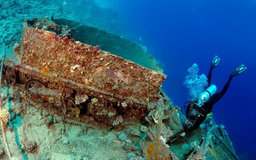
#> input picture Underwater Image Enhancement/RGHS/InputImages/2_img_.png, 256 x 160 px, shrunk from 1280 x 799 before the run, found by its file name; its folder holds only this picture in this run
$ python main_no_Sat.py
#> lines starting #> are read from the running program, lines starting #| are printed output that depends on the picture; long printed decimals are rounded
### EnhancementofUnderwaterImages/getTransmissionMap.py
import numpy as np
def getMinChannel(img,AtomsphericLight):
    imgGrayNormalization = np.zeros((img.shape[0], img.shape[1]), dtype=np.float16)
    for i in range(0, img.shape[0]):
        for j in range(0, img.shape[1]):
            localMin = 1
            for k in range(0, 3):
                # print('AtomsphericLight[k]',AtomsphericLight[k])  -> to get the values of atmospheric light
                imgNormalization = img.item((i, j, k)) / AtomsphericLight[k]
                if imgNormalization < localMin:
                    localMin = imgNormalization
            imgGrayNormalization[i, j] = localMin
    # print('imgGrayNormalization',imgGrayNormalization)
    # print('np.max(imgGrayNormalization)',np.max(imgGrayNormalization))
    return imgGrayNormalization

def getTransmission(img,AtomsphericLight ,blockSize):
    img = np.float16(img)
    img = getMinChannel(img,AtomsphericLight)
    AtomsphericLight = AtomsphericLight / 255.0
    addSize = int((blockSize - 1) / 2)
    newHeight = img.shape[0] + blockSize - 1
    newWidth = img.shape[1] + blockSize - 1
    imgMiddle = np.zeros((newHeight, newWidth))
    imgMiddle[:, :] = 1
    imgMiddle[addSize:newHeight - addSize, addSize:newWidth - addSize] = img
    imgDark = np.zeros((img.shape[0], img.shape[1]))
    localMin = 1
    for i in range(addSize, newHeight - addSize):
        for j in range(addSize, newWidth - addSize):
            localMin = 1
            for k in range(i - addSize, i + addSize + 1):
                for l in range(j - addSize, j + addSize + 1):
                    if imgMiddle.item((k, l)) < localMin:
                        localMin = imgMiddle.item((k, l))
            imgDark[i - addSize, j - addSize] = localMin
        transmission = (1 - imgDark) / (1 - 0.1 / np.max(AtomsphericLight))
    transmission = np.clip(transmission, 0.1, 0.9)
    return transmission

### EnhancementofUnderwaterImages/depthMapEstimation.py

import numpy as np

def depthMap(img):

    theta_0 = 0.51157954
    theta_1 = 0.50516165
    theta_2 = -0.90511117
    img = img / 255.0
    b = img[:, :, 0]
    g = img[:, :, 1]
    r = img[:, :, 2]
    x_1 = np.maximum(g, b)
    x_2 = r

    Deptmap = theta_0 + theta_1 * x_1 + theta_2 * x_2

    return Deptmap

### EnhancementofUnderwaterImages/DepthMap_RTM.py
from depthMapEstimation import depthMap
from depthMin import minDepth


def Depth_TM(img, AtomsphericLight):

    DepthMap = depthMap(img)
    t0, t1 = 0.05, 0.95
    DepthMap = DepthMap.clip(t0, t1)
    d_0 = minDepth(img, AtomsphericLight)

    d_f = 8 * (DepthMap + d_0)
    TM_R_modified = 0.85 ** d_f
    return TM_R_modified

### EnhancementofUnderwaterImages/depthMin.py
import numpy as np
import math


def  minDepth(img, BL):
    img = img/255.0
    BL = BL/255.0
    Max = []
    img = np.float32(img)
    for i in range(0,3):
        Max_Abs =  np.absolute(img[i] - BL[i])
        Max_I = np.max(Max_Abs)
        Max_B = np.max([BL[i],(1 -BL[i])])
        temp  = Max_I / Max_B
        Max.append(temp)
    K_b = np.max(Max)
    min_depth = 1 - K_b

    return min_depth

### EnhancementofUnderwaterImages/Saturation_Max.py
import numpy as np


def Sat_max(img):
    height = len(img)
    width = len(img[0])
    # print('img[0,0,:]',img[0,0,:])
    Sat = np.zeros((height,width ))
    for i in range(0, img.shape[0]):
        for j in range(0, img.shape[1]):
            if(np.max(img[i,j,:]) == 0):
                Sat[i,j] = 1
            else:
                Sat[i, j] = (np.max(img[i,j,:]) - np.min(img[i,j,:]))/np.max(img[i,j,:])
    Sat = 1 - Sat

    # lamba = 1 - np.mean(Sat)
    lamba = 1
    Sat = Sat * lamba
    return Sat

### EnhancementofUnderwaterImages/global_histogram_stretching.py
import os
import datetime
import math
import numpy as np
from scipy import stats
import cv2
pi = math.pi
e = math.e

def global_stretching_depth(img_L):
    height = len(img_L)
    width = len(img_L[0])
    length = height * width
    R_rray = []
    for i in range(height):
        for j in range(width):
            R_rray.append(img_L[i][j])
    R_rray.sort()
    I_min = R_rray[int(length / 1000)]
    I_max = R_rray[-int(length / 1000)]
    print('I_min',I_min)
    print('I_max',I_max)
    array_Global_histogram_stretching_L = np.zeros((height, width))
    for i in range(0, height):
        for j in range(0, width):
            if img_L[i][j] < I_min:
                p_out = img_L[i][j]
                array_Global_histogram_stretching_L[i][j] = 0.2
            elif (img_L[i][j] > I_max):
                p_out = img_L[i][j]
                array_Global_histogram_stretching_L[i][j] = 0.9
            else:
                p_out = (img_L[i][j] - I_min) * ((0.9-0.2) / (I_max - I_min))+ 0.2
                array_Global_histogram_stretching_L[i][j] = p_out
    return (array_Global_histogram_stretching_L)

def stretching(sceneRadiance,height, width):

    r_array_Global_histogram_stretching = global_stretching_depth(sceneRadiance)
    sceneRadiance = r_array_Global_histogram_stretching
    return sceneRadiance

### EnhancementofUnderwaterImages/getGBTransmission.py
import numpy as np
import math

def getGBTransmissionESt(transmissionR,AtomsphericLightTM):
    depth_map = np.zeros(transmissionR.shape)
    for i in range(0,transmissionR.shape[0]):
        for j in range(0, transmissionR.shape[1]):
            depth_map[i,j]  = math.log(transmissionR[i,j],0.82)
            # [4 lines of commented-out code are left out]


    transmissionG = 0.93 ** depth_map
    transmissionB = 0.95 ** depth_map
    # [10 lines of commented-out code are left out]
    return transmissionB,transmissionG,depth_map

# [11 lines of commented-out code are left out]

### EnhancementofUnderwaterImages/GuidedFilter.py
# -*- coding: utf-8 -*-
import numpy as np
import cv2

class GuidedFilter:

    def __init__(self, I, radius, epsilon):

        self._radius = 2 * radius + 1
        self._epsilon = epsilon
        self._I = self._toFloatImg(I)
        self._initFilter()
        # print('radius',self._radius)
        # print('epsilon',self._epsilon)

    def _toFloatImg(self, img):
        if img.dtype == np.float32:
            return img
        return ( 1.0 / 255.0 ) * np.float32(img)

    def _initFilter(self):
        I = self._I
        r = self._radius
        eps = self._epsilon

        Ir, Ig, Ib = I[:, :, 0], I[:, :, 1], I[:, :, 2]

        self._Ir_mean = cv2.blur(Ir, (r, r))
        self._Ig_mean = cv2.blur(Ig, (r, r))
        self._Ib_mean = cv2.blur(Ib, (r, r))

        Irr_var = cv2.blur(Ir ** 2, (r, r)) - self._Ir_mean ** 2 + eps
        Irg_var = cv2.blur(Ir * Ig, (r, r)) - self._Ir_mean * self._Ig_mean
        Irb_var = cv2.blur(Ir * Ib, (r, r)) - self._Ir_mean * self._Ib_mean
        Igg_var = cv2.blur(Ig * Ig, (r, r)) - self._Ig_mean * self._Ig_mean + eps
        Igb_var = cv2.blur(Ig * Ib, (r, r)) - self._Ig_mean * self._Ib_mean
        Ibb_var = cv2.blur(Ib * Ib, (r, r)) - self._Ib_mean * self._Ib_mean + eps

        Irr_inv = Igg_var * Ibb_var - Igb_var * Igb_var
        Irg_inv = Igb_var * Irb_var - Irg_var * Ibb_var
        Irb_inv = Irg_var * Igb_var - Igg_var * Irb_var
        Igg_inv = Irr_var * Ibb_var - Irb_var * Irb_var
        Igb_inv = Irb_var * Irg_var - Irr_var * Igb_var
        Ibb_inv = Irr_var * Igg_var - Irg_var * Irg_var

        I_cov = Irr_inv * Irr_var + Irg_inv * Irg_var + Irb_inv * Irb_var
        Irr_inv /= I_cov
        Irg_inv /= I_cov
        Irb_inv /= I_cov
        Igg_inv /= I_cov
        Igb_inv /= I_cov
        Ibb_inv /= I_cov

        self._Irr_inv = Irr_inv
        self._Irg_inv = Irg_inv
        self._Irb_inv = Irb_inv
        self._Igg_inv = Igg_inv
        self._Igb_inv = Igb_inv
        self._Ibb_inv = Ibb_inv

    def _computeCoefficients(self, p):
        r = self._radius
        I = self._I
        Ir, Ig, Ib = I[:, :, 0], I[:, :, 1], I[:, :, 2]

        p_mean = cv2.blur(p, (r, r))
        Ipr_mean = cv2.blur(Ir * p, (r, r))
        Ipg_mean = cv2.blur(Ig * p, (r, r))
        Ipb_mean = cv2.blur(Ib * p, (r, r))
        Ipr_cov = Ipr_mean - self._Ir_mean * p_mean
        Ipg_cov = Ipg_mean - self._Ig_mean * p_mean
        Ipb_cov = Ipb_mean - self._Ib_mean * p_mean

        ar = self._Irr_inv * Ipr_cov + self._Irg_inv * Ipg_cov + self._Irb_inv * Ipb_cov
        ag = self._Irg_inv * Ipr_cov + self._Igg_inv * Ipg_cov + self._Igb_inv * Ipb_cov
        ab = self._Irb_inv * Ipr_cov + self._Igb_inv * Ipg_cov + self._Ibb_inv * Ipb_cov

        b = p_mean - ar * self._Ir_mean - ag * self._Ig_mean - ab * self._Ib_mean

        ar_mean = cv2.blur(ar, (r, r))
        ag_mean = cv2.blur(ag, (r, r))
        ab_mean = cv2.blur(ab, (r, r))
        b_mean = cv2.blur(b, (r, r))
        return ar_mean, ag_mean, ab_mean, b_mean

    def _computeOutput(self, ab, I):

        ar_mean, ag_mean, ab_mean, b_mean = ab
        Ir, Ig, Ib = I[:, :, 0], I[:, :, 1], I[:, :, 2]
        q = ar_mean * Ir + ag_mean * Ig + ab_mean * Ib + b_mean
        return q

    def filter(self, p):

        p_32F = self._toFloatImg(p)
        ab = self._computeCoefficients(p)
        return self._computeOutput(ab, self._I)

### EnhancementofUnderwaterImages/sceneRadiance.py
import numpy as np

def sceneRadianceRGB(img, transmission, AtomsphericLight):
    sceneRadiance = np.zeros(img.shape)
    img = np.float32(img)
    for i in range(0, 3):
        sceneRadiance[:, :, i] = (img[:, :, i] - AtomsphericLight[i]) / transmission[:, :, i]  + AtomsphericLight[i]
        # Transmission level 0-255
    sceneRadiance = np.clip(sceneRadiance, 0, 255)
    sceneRadiance = np.uint8(sceneRadiance)
    return sceneRadiance

### EnhancementofUnderwaterImages/ColorCorrect.py
import os
import numpy as np
import datetime
import cv2
import natsort

np.seterr(over='ignore')
# [2 lines that do not run on import are left out]

def color_correction(r,u_r,u_ref,L2):
    L1 = np.max(r)
    gainFactor = L1 * (u_r/ u_ref) +L2
    Out = r / gainFactor
    return Out

def OptimalParameter(sceneRadiance):
    img = np.float64(sceneRadiance / 255)
    b, g, r = cv2.split(img)

    u_r = np.sum(r)
    u_g = np.sum(g)
    u_b = np.sum(b)
    u_ref = (u_r ** 2 + u_g ** 2 + u_b ** 2) ** 0.5
    L2 = 0.25
    r = color_correction(r, u_r, u_ref, L2)
    g = color_correction(g, u_g, u_ref, L2)
    b = color_correction(b, u_b, u_ref, L2)

    sceneRadiance = np.zeros((img.shape), 'float64')
    sceneRadiance[:, :, 0] = b
    sceneRadiance[:, :, 1] = g
    sceneRadiance[:, :, 2] = r
    sceneRadiance = sceneRadiance * 255
    sceneRadiance = np.clip(sceneRadiance,0, 255)
    sceneRadiance = np.uint8(sceneRadiance)

    return sceneRadiance

### EnhancementofUnderwaterImages/getRefinedTransmission.py
import cv2
import numpy as np

from GuidedFilter import GuidedFilter


def  Refinedtransmission(transmissionB,transmissionG,transmissionR_Stretched,img):


    gimfiltR = 50  # Radius size of guided filter
    eps = 10 ** -3  # Epsilon value of guided filter

    guided_filter = GuidedFilter(img, gimfiltR, eps)
    transmissionR_Stretched = guided_filter.filter(transmissionR_Stretched)
    transmissionG = guided_filter.filter(transmissionG)
    transmissionB = guided_filter.filter(transmissionB)

    transmission = np.zeros(img.shape)
    transmission[:, :, 0] = transmissionB
    transmission[:, :, 1] = transmissionG
    transmission[:, :, 2] = transmissionR_Stretched
    transmission = np.clip(transmission,0.05, 0.95)

    return transmission

    # [7 lines of commented-out code are left out]

### EnhancementofUnderwaterImages/main_no_Sat.py
import os

import datetime
import numpy as np
import cv2
import natsort
from ColorCorrect import OptimalParameter
from DepthMap_RTM import Depth_TM
from Saturation_Max import Sat_max
from getGBTransmission import getGBTransmissionESt
from getRefinedTransmission import Refinedtransmission
from getTransmissionMap import getTransmission
from global_histogram_stretching import stretching
from sceneRadiance import sceneRadianceRGB

np.seterr(over='ignore')
if __name__ == '__main__':
    pass

starttime = datetime.datetime.now()

folder = "C:/Users/Administrator/Desktop/UnderwaterImageEnhancement/Physical/SMBLOTM"
path = folder + "/InputImages"
files = os.listdir(path)
files =  natsort.natsorted(files)

for i in range(len(files)):
    file = files[i]
    filepath = path + "/" + file
    prefix = file.split('.')[0]
    if os.path.isfile(filepath):
        print('********    file   ********',file)
        img = cv2.imread(folder +'/InputImages/' + file)
#> img is the input picture: shape (160, 256, 3); mean B, G, R 119.6, 96.7, 56.1
        blockSize = 9
        height = len(img)
#> height = 160
        width = len(img[0])
#> width = 256
        gimfiltR = 50  # 引导滤波时半径的大小
        eps = 10 ** -3  # 引导滤波时epsilon的值
        Nrer = [0.95, 0.93, 0.85]

        AtomsphericLight = np.zeros(3)
        AtomsphericLight[0] = (1.13 * np.mean(img[:, :, 0])) + 1.11 * np.std(img[:, :, 0]) - 25.6
        AtomsphericLight[1] = (1.13 * np.mean(img[:, :, 1])) + 1.11 * np.std(img[:, :, 1]) - 25.6
        AtomsphericLight[2] = 140 / (1 + 14.4 * np.exp(-0.034 * np.median(img[:, :, 2])))
        AtomsphericLight = np.clip(AtomsphericLight, 5, 250)
        print('AtomsphericLight', AtomsphericLight)
        # AtomsphericLight = np.array([76, 40, 35])
        # print('np.array([76, 40, 35])', AtomsphericLight)
        transmissionR = getTransmission(img, AtomsphericLight, blockSize)
#> after the loop in getMinChannel, `for i in range(0, img.shape[0]):`:
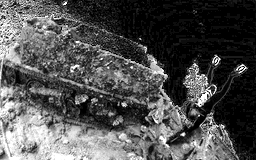
#> imgGrayNormalization: shape (160, 256) float16; min 0, max 1, mean 0.32
#> after the loop in getTransmission, `for i in range(addSize, newHeight - addSize):`:
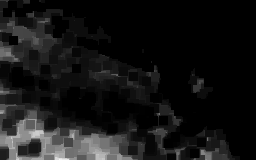
#> imgDark: shape (160, 256) float64; min 0, max 0.958, mean 0.0836
        TM_R_modified = Depth_TM(img, AtomsphericLight)
#> in depthMap, `Deptmap = theta_0 + theta_1 * x_1 + theta_2 * x_2`:
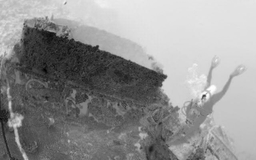
#> Deptmap: shape (160, 256) float64; min -0.00607, max 1.01, mean 0.575; drawn with min black and max white
#> the loop in minDepth, `for i in range(0,3):` made 3 passes
#> (Max_I, temp) on passes 1 to 3: (0.684, 1), (0.531, 1), (0.794, 0.856)
#> after the loop in minDepth, `for i in range(0,3):`: Max = [1, 1, 0.856]
#> in minDepth, `K_b = np.max(Max)`: K_b = 1
#> in minDepth, `min_depth = 1 - K_b`: min_depth = -8.67e-09
        TM_R_modified_Art = Sat_max(img)
#> in Sat_max, `height = len(img)`: height = 160
#> in Sat_max, `width = len(img[0])`: width = 256
#> after the loop in Sat_max, `for i in range(0, img.shape[0]):`:
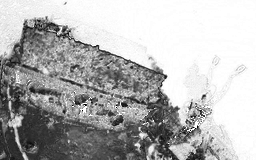
#> Sat: shape (160, 256) float64; min 0, max 1, mean 0.703
        transmissionR_new = np.copy(transmissionR)
        # [4 lines of commented-out code are left out]
        for i in range(0, img.shape[0]):
            for j in range(0, img.shape[1]):
                if(transmissionR_new[i, j] > TM_R_modified[i, j]):
                    transmissionR_new[i, j] = TM_R_modified[i, j]
                if(transmissionR_new[i, j] < TM_R_modified_Art[i, j]):
                    transmissionR_new[i, j] = TM_R_modified_Art[i, j]
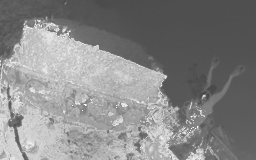
#> transmissionR_new: shape (160, 256) float64; min 0.291, max 1, mean 0.53

        transmissionR_Stretched = stretching(transmissionR_new, height, width)
#> in global_stretching_depth, `height = len(img_L)`: height = 160
#> in global_stretching_depth, `width = len(img_L[0])`: width = 256
#> in global_stretching_depth, `length = height * width`: length = 40960
#> after the loop in global_stretching_depth, `for i in range(height):`: R_rray = 40960 items
#> in global_stretching_depth, `I_min = R_rray[int(length / 1000)]`: I_min = 0.291
#> in global_stretching_depth, `I_max = R_rray[-int(length / 1000)]`: I_max = 0.939
#| I_min 0.2908
#| I_max 0.9386
#> after the loop in global_stretching_depth, `for i in range(0, height):`:
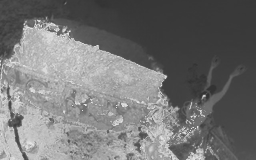
#> array_Global_histogram_stretching_L: shape (160, 256) float64; min 0.2, max 0.9, mean 0.458
        transmissionB, transmissionG, depth_map = getGBTransmissionESt(transmissionR_Stretched, AtomsphericLight)
        transmission = Refinedtransmission(transmissionB, transmissionG, transmissionR_Stretched, img)
#> in _initFilter, `Igb_inv /= I_cov`:
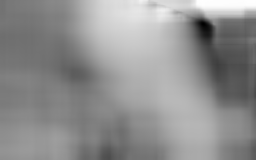
#> Igb_inv: shape (160, 256) float32; min -173.5, max 1.03, mean -74.83; drawn with min black and max white
        transmissionR_Stretched = transmission[:, :, 2]

        # cv2.imwrite('Results_TMs/' + Num + 'TM_R.jpg', np.uint8(transmissionR  * 255))
        # cv2.imwrite('Results_temps/' + prefix + 'TM_R_Refi_fusion_Sat_lamba.jpg', np.uint8(transmissionR_Stretched  * 255))
        # cv2.imwrite('OutputImages/' + prefix + '_SMBLOTMOP_TM.jpg', np.uint8(transmissionR_Stretched  * 255))
        cv2.imwrite('Results_Enhance_fusion/' + prefix + '_SMBLOTMOP_TM_R.jpg', np.uint8(transmissionR_Stretched  * 255))
        # cv2.imwrite('Results_Enhance_fusion/' + prefix + '_SMBLOTMOP_TM_G.jpg', np.uint8(transmission[:, :, 1]  * 255))
        # cv2.imwrite('Results_Enhance_fusion/' + prefix + '_SMBLOTMOP_TM_B.jpg', np.uint8(transmission[:, :, 0]  * 255))

        sceneRadiance = sceneRadianceRGB(img, transmission, AtomsphericLight)
        # cv2.imwrite('OutputImages/' + prefix + '_SMBLOTM.jpg', sceneRadiance)
        cv2.imwrite('Results_Enhance_fusion/' + prefix + '_SMBLOTM.jpg', sceneRadiance)
        sceneRadiance = OptimalParameter(sceneRadiance)
#> in OptimalParameter, `u_r = np.sum(r)`: u_r = 12287.9
#> in OptimalParameter, `u_g = np.sum(g)`: u_g = 13018.7
#> in OptimalParameter, `u_b = np.sum(b)`: u_b = 17952.7
#> in OptimalParameter, `u_ref = (u_r ** 2 + u_g ** 2 + u_b ** 2) ** 0.5`: u_ref = 25353.1
#> in color_correction, `L1 = np.max(r)`: L1 = 1
#> in color_correction, `gainFactor = L1 * (u_r/ u_ref) +L2`: gainFactor = 0.735

        # cv2.imwrite('Results_temps/' + prefix + '_SMBLOTMOptimalParameters.jpg', sceneRadiance)
        # cv2.imwrite('OutputImages/' + prefix + '_SMBLOTMOP.jpg', sceneRadiance)
        cv2.imwrite('Results_Enhance_fusion/' + prefix + '_SMBLOTMOP.jpg', sceneRadiance)


Endtime = datetime.datetime.now()
Time = Endtime - starttime
print('Time', Time)
